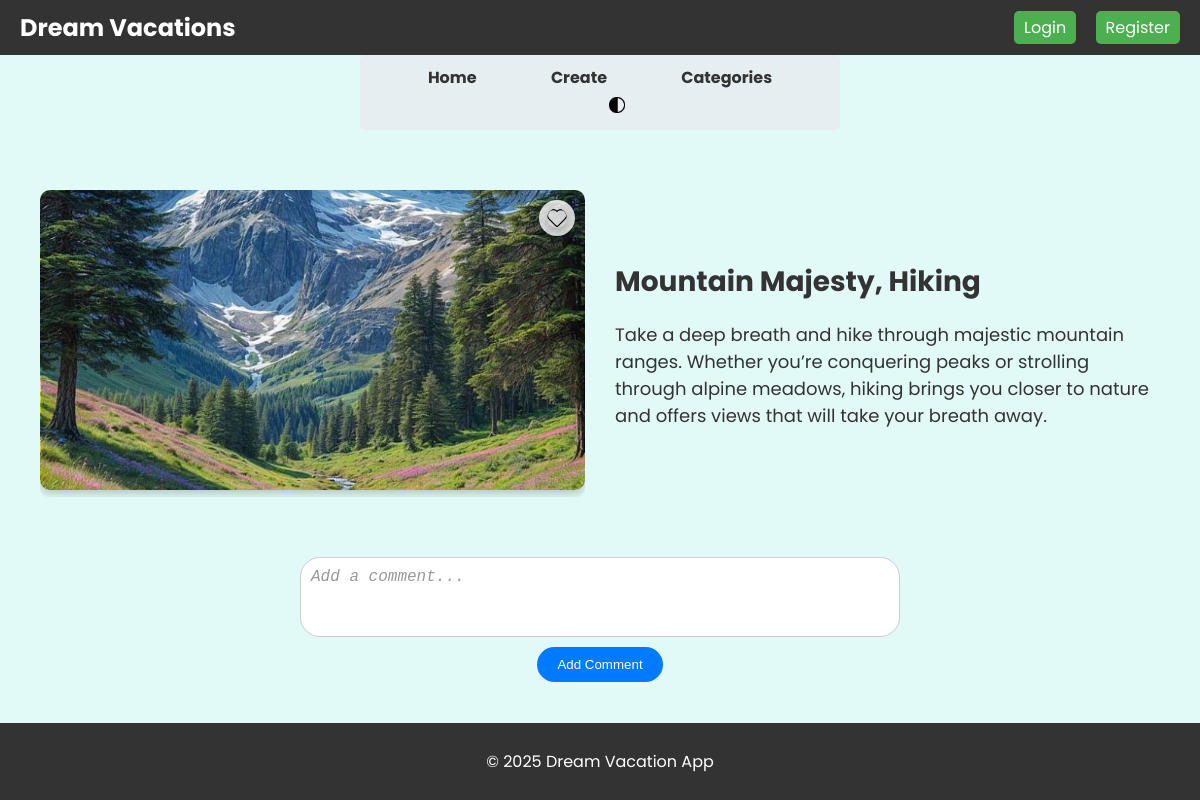
The page /vacation/5 on the database as committed earlier.
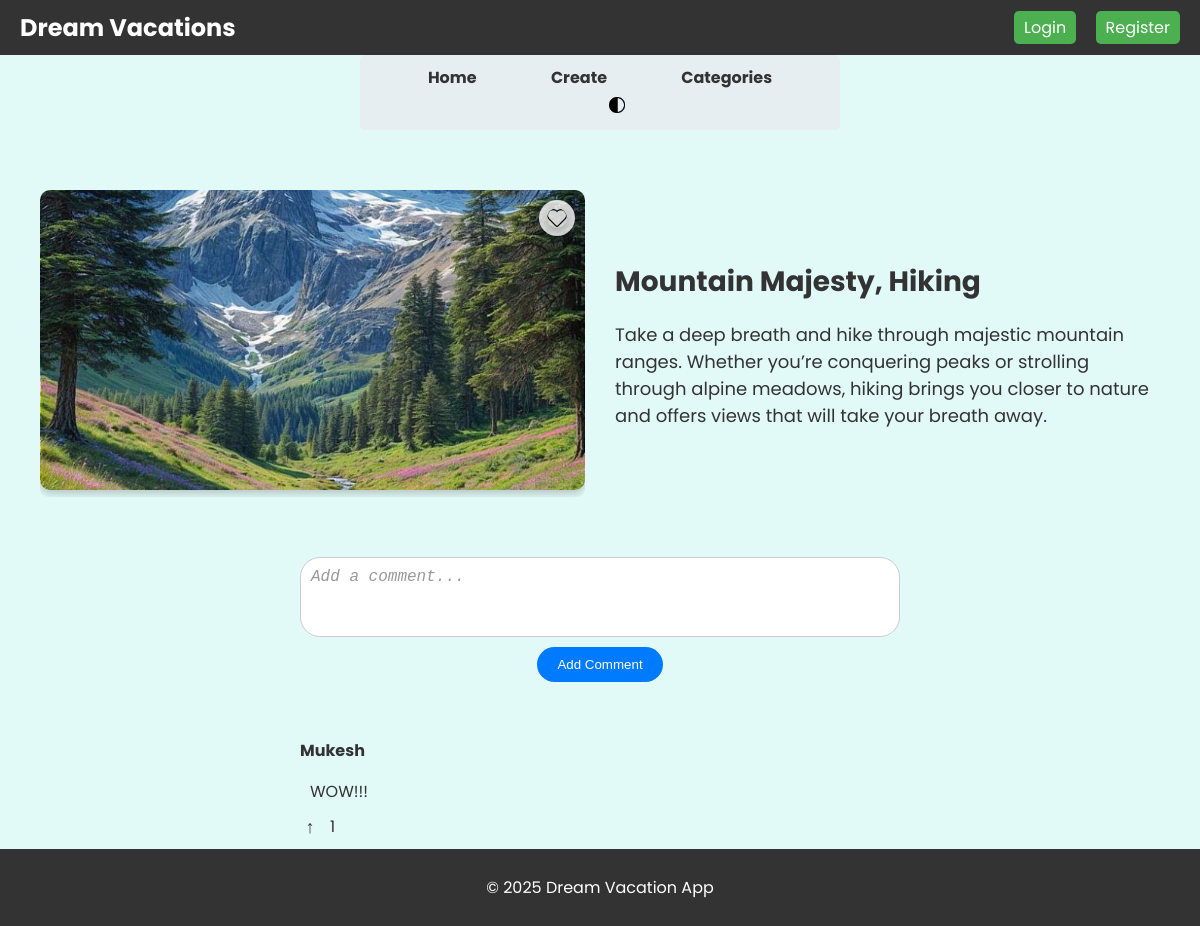
The same page on the database as committed later.
### vacations/models.py (models this page shows, shortened)
class DreamVacation(models.Model):
    CATEGORY_CHOICES = [
        ('Beach', 'Beach'),
        ('Hiking', 'Hiking'),
        ('Cottage', 'Cottage'),
        ('Cruise', 'Cruise'),
        ('Others', 'Others'),
    ]
    title = models.CharField(max_length=100)
    description = models.TextField()
    category = models.CharField(max_length=50, choices=CATEGORY_CHOICES)
    image = models.ImageField(upload_to='vacation_images/')
    created_at = models.DateTimeField(auto_now_add=True)

class Comment(models.Model):
    vacation = models.ForeignKey(DreamVacation, related_name='comments', on_delete=models.CASCADE)
    user = models.ForeignKey(User, on_delete=models.CASCADE, null=False, default=1)
    text = models.TextField()
    upvotes = models.ManyToManyField(User, related_name='upvoted_comments', blank=True)
    created_at = models.DateTimeField(auto_now_add=True)
    def total_upvotes(self):
        return self.upvotes.count()

### vacations/views.py (the view)
# urls.py: path('vacation/<int:id>', views.vacation_detail, name='vacation_detail'),
def vacation_detail(request, id):
    vacation = get_object_or_404(DreamVacation, id=id)
    comments = vacation.comments.annotate(upvote_count=Count('upvotes')).order_by('-upvote_count')
    if request.method == 'POST':
        form = CommentForm(request.POST)
        if form.is_valid():
            comment = form.save(commit=False)
            comment.vacation = vacation
            comment.user = request.user
            comment.save()
            return redirect('vacation_detail', id=id)
    else:
        form = CommentForm()
    return render(request, 'vacations/vacation_detail.html', {'vacation': vacation, 'comments': comments, 'form': form})

### vacations/forms.py
class CommentForm(forms.ModelForm):
    class Meta:
        model = Comment
        fields = ['text']

### vacations/templates/vacations/vacation_detail.html (shortened to what this page needs)
{% extends 'vacations/base.html' %}
{% load static %}
{% block content %}
<div class="vacation-detail-section">
    <div class="vacation-detail-image">
        <img src="{{ vacation.image.url }}" alt="{{ vacation.title }}">
        <div
            class="favorite-icon"
            data-id="{{ vacation.id }}"
            data-favorited="{% if vacation in user.profile.favorites.all %}true{% else %}false{% endif %}">
            <img
                src="{% static '' %}{% if vacation in user.profile.favorites.all %}favourited.png{% else %}favourite.png{% endif %}"
                alt="Favorite icon">
        </div>
    </div>
    <div class="vacation-detail-content">
        <h1>{{ vacation.title }}, {{ vacation.category }}</h1>
        <p>{{ vacation.description }}</p>
    </div>
</div>
<form id="comment-form" data-vacation-id="{{ vacation.id }}">
    <textarea id="comment-text" name="text" placeholder="Add a comment..." required></textarea>
    <button type="submit">Add Comment</button>
</form>
<div id="comments-section">
    {% for comment in comments.all %}
        <div class="comment" id="comment-{{ comment.id }}">
            <p class="comment-username">{{ comment.user.username }}</p>
            <p class="comment-text">{{ comment.text }}</p>
            <div class="comment-actions">
                <button class="upvote-btn {% if user in comment.upvotes.all %}upvoted{% endif %}" data-id="{{ comment.id }}">
                    ↑
                </button>
                <span class="upvote-count" id="upvote-count-{{ comment.id }}">{{ comment.total_upvotes }}</span>
            </div>
        </div>
    {% endfor %}
</div>
{% endblock %}

### vacations/templates/vacations/base.html (shortened to what this page needs)
{% load static %}
<!DOCTYPE html>
<html>
<head>
    <link rel="stylesheet" href="{% static 'css/styles.css' %}">
</head>
<body class="{{ user.profile.theme_preference }}-mode">
    <header>
        <div class="branding">
            <a href="{% url 'home' %}">
                <span>Dream Vacations</span>
            </a>
            <div>
                {% if user.is_authenticated %}
                <div class="user-menu" id="user-menu">
                    <img src="{% static 'user.png' %}" alt="User Logo" class="user-logo">
                    <span class="username">{{ user.username }}</span>
                    <div class="dropdown" id="dropdown-menu">
                        <ul>
                            <li onclick="redirectToFavorites()">
                                <a class="dropdown-link">
                                    <img src="{% static 'favourite.png' %}" alt="Favorites Icon" class="menu-icon">
                                    Favorites
                                </a>
                            </li>
                            <li onclick="logoutUser()">
                                <a class="dropdown-link">
                                    <img src="{% static 'logout.png' %}" alt="Logout Icon" class="menu-icon">
                                    Log out
                                </a>
                            </li>
                            <form id="logoutForm" action="{% url 'logout' %}" method="post" style="display: none;">
                                {% csrf_token %}
                            </form>
                        </ul>
                    </div>
                </div>
                {% else %}
                <div class="auth-links">
                    <a href="{% url 'login' %}">Login</a>
                    <a href="{% url 'register' %}">Register</a>
                </div>
                {% endif %}
            </div>
        </div>
        <nav class="main-nav">
            <a href="{% url 'home' %}">Home</a>
            <a href="{% url 'create_vacation' %}">Create</a>
            <div class="nav-dropdown" id="category-dropdown">
                <a class="dropdown-toggle">Categories</a>
            </div>
            <div class="image-container" id="theme-toggle">
                <img class = "dark-mode-logo" src="{% static 'night-mode.png'%}" alt="Dark Mode Icon">
            </div>
        </nav>
    </header>
    <main>
        {% block content %}
        {% endblock %}
    </main>
    <footer>
        <p>&copy; 2025 Dream Vacation App</p>
    </footer>
</body>
</html>

### static/css/styles.css (style rules this page uses)
* { box-sizing: border-box; }
body, html { margin: 0; padding: 0; font-family: 'Poppins',Arial, sans-serif; background-color: #e1faf7; color: #333; display: flex; flex-direction: column; min-height: 100vh; }
main { flex: 1; }
.branding { display: flex; justify-content: space-between; align-items: center; background-color: #333; color: #fff; padding: 10px 20px; }
.branding a { text-decoration: none; color: inherit; }
.branding span { font-size: 1.5em; font-weight: bold; }
.auth-links a, .auth-links button { margin-left: 15px; color: #fff; text-decoration: none; background-color: #4CAF50; padding: 5px 10px; border: none; border-radius: 5px; cursor: pointer; }
.main-nav { background-color: #e6eef2; width: 40%; padding: 10px 20px; text-align: center; justify-self: center; border-radius: 5px; }
.dark-mode-logo { height: 30px; width: 30px; vertical-align: middle; padding: 5px; margin-left: 33px; }
.image-container { position: relative; display: inline-block; }
.main-nav a { margin: 0 25px; text-decoration: none; color: #333; font-weight: bold; padding: 5px 10px; border-radius: 5px; transition: background-color 0.3s, color 0.3s; }
footer { background-color: #333; color: #fff; text-align: center; justify-content: center; padding: 10px 20px; position: relative; bottom: 0; width: 100%; }
.vacation-detail-section { display: flex; align-items: center; justify-content: center; gap: 20px; padding: 30px 40px; max-width: 1200px; margin: 30px auto; border-radius: 10px; }
.vacation-detail-image { position: relative; display: inline-block; border-radius: 8px; overflow: hidden; flex: 1; max-width: 50%; }
.vacation-detail-image img { width: 100%; height: auto; border-radius: 10px; box-shadow: 0 4px 8px rgba(0, 0, 0, 0.2); object-fit: cover; max-height: 300px; }
.vacation-detail-content { flex: 1; max-width: 50%; text-align: left; margin-left: 10px; }
.vacation-detail-content h1 { font-size: 28px; margin-bottom: 15px; }
.vacation-detail-content p { font-size: 18px; margin-bottom: 15px; }
#comment-form { margin-top: 20px; display: flex; flex-direction: column; align-items: center; }
#comment-form textarea { width: 100%; max-width: 600px; height: 80px; margin-bottom: 10px; padding: 10px; border-radius: 20px; border: 1px solid #ccc; resize: none; font-size: 16px; }
#comment-form textarea::placeholder { color: #999; font-style: italic; }
#comment-form button { background-color: #007bff; color: white; border: none; padding: 10px 20px; border-radius: 20px; cursor: pointer; }
#comments-section { margin-top: 30px; display: flex; flex-direction: column; align-items: center; }
.comment { width: 100%; max-width: 600px; padding: 10px 0; border-bottom: 1px solid #ddd; }
.comment:last-child { border-bottom: none; }
.comment-username { font-weight: bold; margin-bottom: 5px; }
.comment-text { margin-left: 10px; margin-bottom: 10px; }
.comment-actions { display: flex; align-items: center; gap: 10px; }
.upvote-btn { display: flex; align-items: center; justify-content: center; width: 20px; height: 20px; background-color: transparent; border: none; cursor: pointer; font-size: 18px; line-height: 1; color: #333; }
.upvote-count { font-size: 16px; }
.favorite-icon { position: absolute; top: 10px; right: 10px; cursor: pointer; z-index: 10; background-color: rgba(255, 255, 255, 0.8); padding: 8px; border-radius: 50%; box-shadow: 0 4px 6px rgba(0, 0, 0, 0.2); transition: transform 0.2s, background-color 0.2s; }
.favorite-icon img { width: 20px; height: 20px; display: block; }
.nav-dropdown { position: relative; display: inline-block; cursor: pointer; }
.dropdown-toggle { font-weight: 500; color: #333; text-decoration: none; padding: 10px; transition: background-color 0.3s ease; }

Rows that differ between the two databases and show on the page:
added Comment: user.username "Mukesh", text "WOW!!!", total_upvotes "1"
